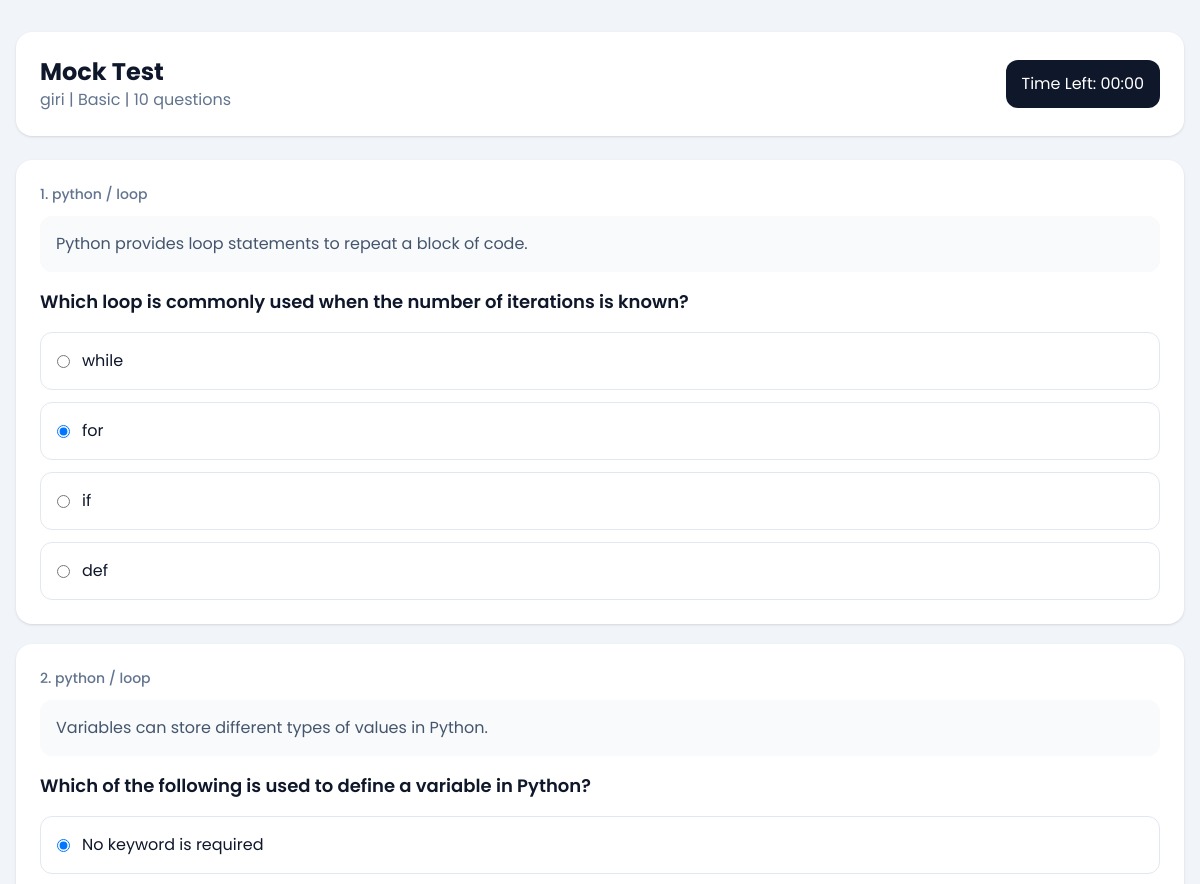
/quiz/attempt/1/ (signed in, upper part), run on an earlier commit of the app's database.
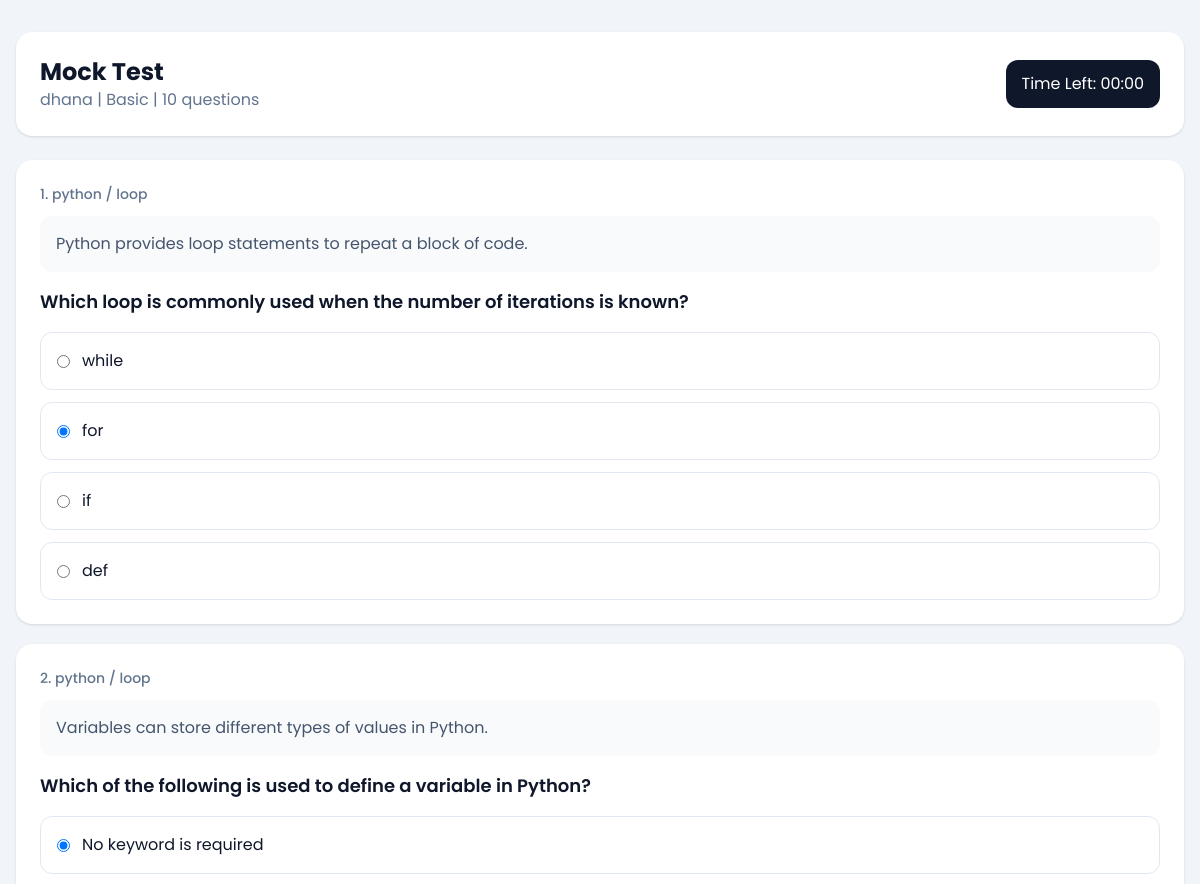
And on a later commit of the database.
### quiz/models.py (models this page shows, shortened)
class CandidateTestAttempt(models.Model):
    SESSION_SINGLE = 'single'
    SESSION_MULTI = 'multi'
    SESSION_CHOICES = [
        (SESSION_SINGLE, 'Single'),
        (SESSION_MULTI, 'Multi'),
    ]
    candidate = models.ForeignKey(Candidate, on_delete=models.CASCADE, related_name='attempts')
    company = models.ForeignKey(Company, on_delete=models.CASCADE, related_name='attempts')
    session_type = models.CharField(max_length=10, choices=SESSION_CHOICES)
    level = models.CharField(max_length=20)
    question_count = models.PositiveIntegerField()
    duration_minutes = models.PositiveIntegerField()
    selected_subjects = models.JSONField(default=list, blank=True)
    selected_sub_titles = models.JSONField(default=list, blank=True)
    answers_json = models.JSONField(default=list, blank=True)
    correct_count = models.PositiveIntegerField(default=0)
    wrong_count = models.PositiveIntegerField(default=0)
    percentage = models.DecimalField(max_digits=5, decimal_places=2, default=0)
    started_at = models.DateTimeField(blank=True, null=True)
    submitted_at = models.DateTimeField(blank=True, null=True)
    is_submitted = models.BooleanField(default=False)
    created_at = models.DateTimeField(auto_now_add=True)
    class Meta:
        ordering = ['-created_at']

class Candidate(models.Model):
    name = models.CharField(max_length=150)
    email = models.EmailField()
    designation_tech = models.CharField(max_length=150)
    created_at = models.DateTimeField(auto_now_add=True)
    class Meta:
        ordering = ['name']

### quiz/views.py (the view, shortened to what this page needs)
# urls.py: path('attempt/<int:attempt_id>/', views.take_test, name='take'),
@company_login_required
def take_test(request, attempt_id):
    attempt = get_object_or_404(
        CandidateTestAttempt.objects.select_related('candidate', 'company'),
        pk=attempt_id,
        company=request.company,
    )
    answer_rows = attempt.answers_json or []
    question_ids = [row['question_id'] for row in answer_rows]
    questions = list(
        Quiz.objects.filter(id__in=question_ids, test_subject__company=request.company).select_related(
            'test_subject', 'sub_title'
        )
    )
    question_map = {question.id: question for question in questions}
    ordered_questions = [question_map[qid] for qid in question_ids if qid in question_map]
    initial_answers = {row['question_id']: row.get('selected_answer', '') for row in answer_rows}
    context = {
        'attempt': attempt,
        'questions': ordered_questions,
        'initial_answers': initial_answers,
        'end_time_iso': (
            attempt.started_at + timedelta(minutes=attempt.duration_minutes)
        ).isoformat()
        if attempt.started_at
        else '',
    }
    return render(request, 'quiz/take_test.html', context)

### dashboard/templatetags/dashboard_extras.py (called while the page is built)
@register.filter
def get_item(mapping, key):
    return mapping.get(key)

### dashboard/views.py (called while the page is built)
def get_logged_in_company(request):
    company_id = request.session.get('company_id')
    if not company_id:
        return None
    return Company.objects.filter(id=company_id, is_active=True).first()

def company_login_required(view_func):
    @wraps(view_func)
    def wrapper(request, *args, **kwargs):
        company = get_logged_in_company(request)
        if not company:
            return redirect(f"{reverse('dashboard:login')}?next={request.path}")
        request.company = company
        return view_func(request, *args, **kwargs)
    return wrapper

### templates/quiz/take_test.html (shortened to what this page needs)
{% extends "base.html" %}
{% load dashboard_extras %}
{% block content %}
<section class="mb-6 flex flex-col gap-3 rounded-2xl bg-white p-6 shadow-sm sm:flex-row sm:items-center sm:justify-between">
    <div>
        <h1 class="text-2xl font-bold">Mock Test</h1>
        <p class="text-slate-500">{{ attempt.candidate.name }} | {{ attempt.level|title }} | {{ attempt.question_count }} questions</p>
    </div>
    <div class="rounded-xl bg-slate-900 px-4 py-3 text-white">
        Time Left: <span id="countdown">--:--</span>
    </div>
</section>
<form method="post" id="test-form" class="space-y-5">
    {% for question in questions %}
        <section class="rounded-2xl bg-white p-6 shadow-sm">
            <p class="text-sm font-medium text-slate-500">
                {{ forloop.counter }}. {{ question.test_subject.subject }} / {% if question.sub_title %}{{ question.sub_title.title }}{% else %}General{% endif %}
            </p>
            {% if question.question_paragraph %}
                <p class="mt-3 rounded-xl bg-slate-50 p-4 text-slate-600">{{ question.question_paragraph }}</p>
            {% endif %}
            <h2 class="mt-4 text-lg font-semibold">{{ question.question }}</h2>
            <div class="mt-4 space-y-3">
                <label class="flex items-center gap-3 rounded-xl border border-slate-200 p-4">
                    <input type="radio" name="question_{{ question.id }}" value="option_1" {% if initial_answers|get_item:question.id == 'option_1' %}checked{% endif %}>
                    <span>{{ question.option_1 }}</span>
                </label>
                <label class="flex items-center gap-3 rounded-xl border border-slate-200 p-4">
                    <input type="radio" name="question_{{ question.id }}" value="option_2" {% if initial_answers|get_item:question.id == 'option_2' %}checked{% endif %}>
                    <span>{{ question.option_2 }}</span>
                </label>
                <label class="flex items-center gap-3 rounded-xl border border-slate-200 p-4">
                    <input type="radio" name="question_{{ question.id }}" value="option_3" {% if initial_answers|get_item:question.id == 'option_3' %}checked{% endif %}>
                    <span>{{ question.option_3 }}</span>
                </label>
                <label class="flex items-center gap-3 rounded-xl border border-slate-200 p-4">
                    <input type="radio" name="question_{{ question.id }}" value="option_4" {% if initial_answers|get_item:question.id == 'option_4' %}checked{% endif %}>
                    <span>{{ question.option_4 }}</span>
                </label>
            </div>
        </section>
    {% empty %}
        <section class="rounded-2xl bg-white p-6 shadow-sm">
            <p class="text-slate-500">No questions available for this attempt.</p>
        </section>
    {% endfor %}
</form>
{% endblock %}

What changed in the data, as far as the page shows it:
changed through a linked row, CandidateTestAttempt "Basic": candidate.name "giri" → "dhana"
